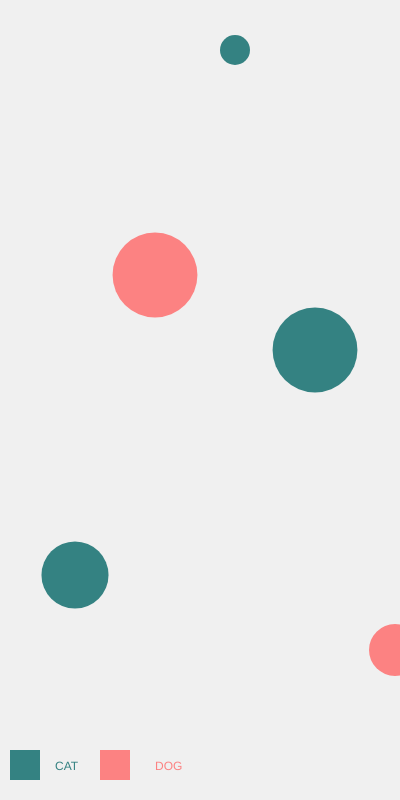
Frame 1 (no input)
Frame 2 (the mouse pressed at the canvas centre, redrawn once): identical to frame 1, image omitted

The p5.js sketch that drew this single still picture (run headless with seeded random() and noise() and a simulated clock; the mouse was pressed at the canvas centre and the sketch redrawn once):

// p5.js sketch
// ── sketch.js
// some random numbers
var data = [3, 7, 10, 6, 2];
var data2 =[5, 8, 1, 8, 3];
var data3 = ['Cat', 'Dog', 'Cat', 'Cat', 'Dog'];

// some constants
var DIAMETER = 5;
var SCALE = 75;
var SPACING = 5;

//-----------------------------------------------------------------------------
// Setup the sketch
function setup() {
  createCanvas(400, 800);
  noLoop();
  noStroke();
  fill(100);
}

//-----------------------------------------------------------------------------
// draw the sketch
function draw() {
  background(240)

  // determine how many items
  var count = data.length;

  // Draw the legend
  var catColor =  color(0, 100, 100, 200)
  var dogColor =  color(255, 100, 100, 200)

  fill(catColor);
  rect(10, height-50, 30, 30)
  text("CAT",55, height- 30)

  fill(dogColor);
  rect(100, height-50, 30, 30)
  text("DOG",155, height- 30)

  // for each item:
  for (var i = 0; i < count; i++){

    // Calculate some values
    var w = width/count-SPACING;
    var h = -data[i]*SCALE;
    var x = (w+SPACING)*i;
    var y = height;
    var c = data3[i] == "Cat" ? catColor : dogColor;

    // draw the circle
    fill(c);
    ellipse(x+w, y+h, sqrt(data2[i])*30, sqrt(data2[i])*30);
  }

}
